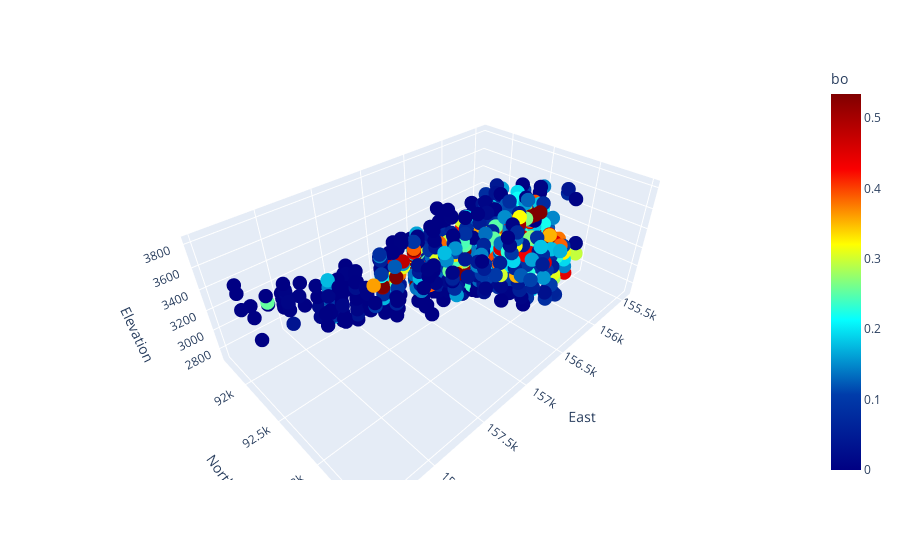
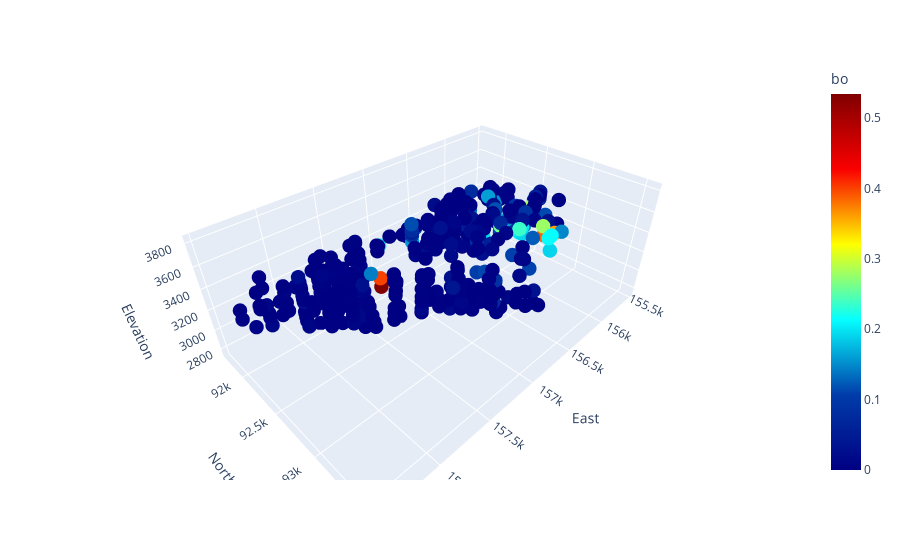

Source (notebook cell) for these figures, in order:
### Markdown cell above
# Visualización por categoría: Alteración

### Code cell
DH_filtered = DH[(DH['alte'] == 'BTK') | (DH['alte'] == 'POT')]
fig = px.scatter_3d(DH_filtered, x='East', y='North', z='Elevation', color='bo', color_continuous_scale=px.colors.sequential.Jet, range_color=[0.0, DH['bo'].quantile(0.95)])
fig.update_traces(marker=dict(size=5.0))
fig.show()

DH_filtered = DH[(DH['alte'] == 'SCL')]
fig = px.scatter_3d(DH_filtered, x='East', y='North', z='Elevation', color='bo', color_continuous_scale=px.colors.sequential.Jet, range_color=[0.0, DH['bo'].quantile(0.95)])
fig.update_traces(marker=dict(size=5.0))
fig.show()

### Figure 1 — Plotly figure (JSON) as saved in the notebook; plotly's stock layout.template omitted (floating-point values rounded to 4 significant figures; data arrays with more than 128 entries replaced by an {"elided": "..."} marker saying what was removed)
{"data": [{"hovertemplate": "East=%{x}<br>North=%{y}<br>Elevation=%{z}<br>bo=%{marker.color}<extra></extra>", "legendgroup": "", "marker": {"color": {"elided": "849 float values"}, "coloraxis": "coloraxis", "size": 5, "symbol": "circle"}, "mode": "markers", "name": "", "scene": "scene", "showlegend": false, "type": "scatter3d", "x": {"elided": "849 float values"}, "y": {"elided": "849 float values"}, "z": {"elided": "849 float values"}}], "layout": {"coloraxis": {"cmax": 0.5339, "cmin": 0, "colorbar": {"title": {"text": "bo"}}, "colorscale": [[0, "rgb(0,0,131)"], [0.2, "rgb(0,60,170)"], [0.4, "rgb(5,255,255)"], [0.6, "rgb(255,255,0)"], [0.8, "rgb(250,0,0)"], [1, "rgb(128,0,0)"]]}, "legend": {"tracegroupgap": 0}, "margin": {"t": 60}, "scene": {"domain": {"x": [0, 1], "y": [0, 1]}, "xaxis": {"title": {"text": "East"}}, "yaxis": {"title": {"text": "North"}}, "zaxis": {"title": {"text": "Elevation"}}}}}

### Figure 2 — Plotly figure (JSON) as saved in the notebook; plotly's stock layout.template omitted (floating-point values rounded to 4 significant figures; data arrays with more than 128 entries replaced by an {"elided": "..."} marker saying what was removed)
{"data": [{"hovertemplate": "East=%{x}<br>North=%{y}<br>Elevation=%{z}<br>bo=%{marker.color}<extra></extra>", "legendgroup": "", "marker": {"color": {"elided": "370 float values"}, "coloraxis": "coloraxis", "size": 5, "symbol": "circle"}, "mode": "markers", "name": "", "scene": "scene", "showlegend": false, "type": "scatter3d", "x": {"elided": "370 float values"}, "y": {"elided": "370 float values"}, "z": {"elided": "370 float values"}}], "layout": {"coloraxis": {"cmax": 0.5339, "cmin": 0, "colorbar": {"title": {"text": "bo"}}, "colorscale": [[0, "rgb(0,0,131)"], [0.2, "rgb(0,60,170)"], [0.4, "rgb(5,255,255)"], [0.6, "rgb(255,255,0)"], [0.8, "rgb(250,0,0)"], [1, "rgb(128,0,0)"]]}, "legend": {"tracegroupgap": 0}, "margin": {"t": 60}, "scene": {"domain": {"x": [0, 1], "y": [0, 1]}, "xaxis": {"title": {"text": "East"}}, "yaxis": {"title": {"text": "North"}}, "zaxis": {"title": {"text": "Elevation"}}}}}
